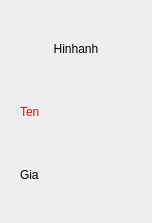
<?xml version="1.0" encoding="UTF-8"?>
<ui version="4.0">
 <class>Form</class>
 <widget class="QWidget" name="Form">
  <property name="geometry">
   <rect>
    <x>0</x>
    <y>0</y>
    <width>152</width>
    <height>223</height>
   </rect>
  </property>
  <property name="windowTitle">
   <string>Form</string>
  </property>
  <layout class="QVBoxLayout" name="verticalLayout">
   <item>
    <widget class="QWidget" name="widget" native="true">
     <layout class="QVBoxLayout" name="verticalLayout_2">
      <item>
       <widget class="QLabel" name="hinhanh">
        <property name="text">
         <string>Hinhanh</string>
        </property>
        <property name="alignment">
         <set>Qt::AlignCenter</set>
        </property>
       </widget>
      </item>
      <item>
       <widget class="QLabel" name="ten">
        <property name="styleSheet">
         <string notr="true">color:rgb(255, 0, 0)</string>
        </property>
        <property name="text">
         <string>Ten</string>
        </property>
       </widget>
      </item>
      <item>
       <widget class="QLabel" name="gia">
        <property name="text">
         <string>Gia</string>
        </property>
       </widget>
      </item>
     </layout>
    </widget>
   </item>
  </layout>
 </widget>
 <resources/>
 <connections/>
</ui>
